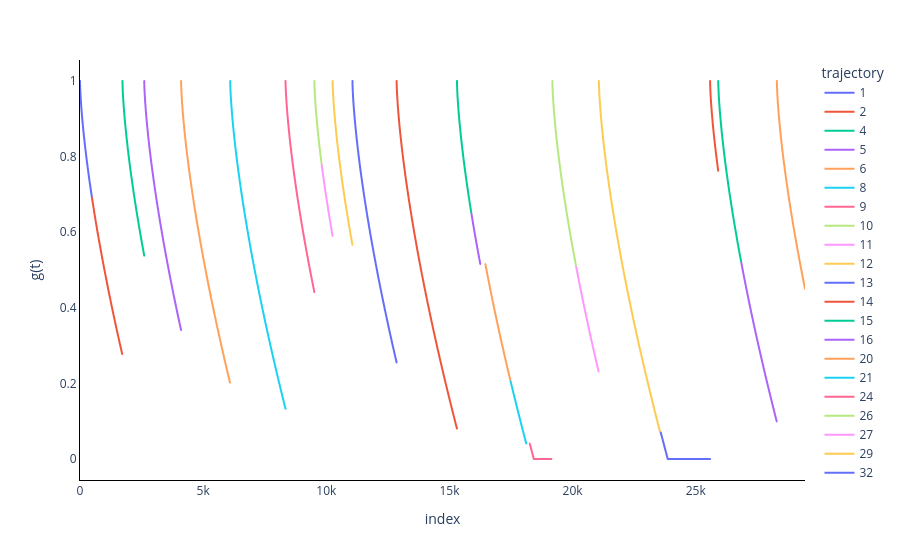

Write notebook code for a chart like this one.
### Code cell
df_['g(t)'] = df_['cycles'].apply(weibull_distribution)
fig = px.line(df_, x='index', y='g(t)', color='trajectory')
fig.update_layout(
            template='plotly_white',
            plot_bgcolor='rgba(255, 255, 255, 1)',
            paper_bgcolor='rgba(255, 255, 255, 1)',
            xaxis=dict(showgrid=False, zeroline=False, showline=True, linecolor='black'),
            yaxis=dict(showgrid=False, zeroline=False, showline=True, linecolor='black'),
            )
fig.show()

### Figure 1 — Plotly figure (JSON) as saved in the notebook; plotly's stock layout.template omitted (floating-point values rounded to 4 significant figures; data arrays with more than 128 entries replaced by an {"elided": "..."} marker saying what was removed)
{"data": [{"hovertemplate": "trajectory=1<br>index=%{x}<br>g(t)=%{y}<extra></extra>", "legendgroup": "1", "line": {"color": "#636efa", "dash": "solid"}, "marker": {"symbol": "circle"}, "mode": "lines", "name": "1", "showlegend": true, "type": "scattergl", "x": {"elided": "486 int values"}, "xaxis": "x", "y": {"elided": "486 float values"}, "yaxis": "y"}, {"hovertemplate": "trajectory=2<br>index=%{x}<br>g(t)=%{y}<extra></extra>", "legendgroup": "2", "line": {"color": "#EF553B", "dash": "solid"}, "marker": {"symbol": "circle"}, "mode": "lines", "name": "2", "showlegend": true, "type": "scattergl", "x": {"elided": "1228 int values"}, "xaxis": "x", "y": {"elided": "1228 float values"}, "yaxis": "y"}, {"hovertemplate": "trajectory=4<br>index=%{x}<br>g(t)=%{y}<extra></extra>", "legendgroup": "4", "line": {"color": "#00cc96", "dash": "solid"}, "marker": {"symbol": "circle"}, "mode": "lines", "name": "4", "showlegend": true, "type": "scattergl", "x": {"elided": "885 int values"}, "xaxis": "x", "y": {"elided": "885 float values"}, "yaxis": "y"}, {"hovertemplate": "trajectory=5<br>index=%{x}<br>g(t)=%{y}<extra></extra>", "legendgroup": "5", "line": {"color": "#ab63fa", "dash": "solid"}, "marker": {"symbol": "circle"}, "mode": "lines", "name": "5", "showlegend": true, "type": "scattergl", "x": {"elided": "1496 int values"}, "xaxis": "x", "y": {"elided": "1496 float values"}, "yaxis": "y"}, {"hovertemplate": "trajectory=6<br>index=%{x}<br>g(t)=%{y}<extra></extra>", "legendgroup": "6", "line": {"color": "#FFA15A", "dash": "solid"}, "marker": {"symbol": "circle"}, "mode": "lines", "name": "6", "showlegend": true, "type": "scattergl", "x": {"elided": "1986 int values"}, "xaxis": "x", "y": {"elided": "1986 float values"}, "yaxis": "y"}, {"hovertemplate": "trajectory=8<br>index=%{x}<br>g(t)=%{y}<extra></extra>", "legendgroup": "8", "line": {"color": "#19d3f3", "dash": "solid"}, "marker": {"symbol": "circle"}, "mode": "lines", "name": "8", "showlegend": true, "type": "scattergl", "x": {"elided": "2247 int values"}, "xaxis": "x", "y": {"elided": "2247 float values"}, "yaxis": "y"}, {"hovertemplate": "trajectory=9<br>index=%{x}<br>g(t)=%{y}<extra></extra>", "legendgroup": "9", "line": {"color": "#FF6692", "dash": "solid"}, "marker": {"symbol": "circle"}, "mode": "lines", "name": "9", "showlegend": true, "type": "scattergl", "x": {"elided": "1171 int values"}, "xaxis": "x", "y": {"elided": "1171 float values"}, "yaxis": "y"}, {"hovertemplate": "trajectory=10<br>index=%{x}<br>g(t)=%{y}<extra></extra>", "legendgroup": "10", "line": {"color": "#B6E880", "dash": "solid"}, "marker": {"symbol": "circle"}, "mode": "lines", "name": "10", "showlegend": true, "type": "scattergl", "x": {"elided": "296 int values"}, "xaxis": "x", "y": {"elided": "296 float values"}, "yaxis": "y"}, {"hovertemplate": "trajectory=11<br>index=%{x}<br>g(t)=%{y}<extra></extra>", "legendgroup": "11", "line": {"color": "#FF97FF", "dash": "solid"}, "marker": {"symbol": "circle"}, "mode": "lines", "name": "11", "showlegend": true, "type": "scattergl", "x": {"elided": "445 int values"}, "xaxis": "x", "y": {"elided": "445 float values"}, "yaxis": "y"}, {"hovertemplate": "trajectory=12<br>index=%{x}<br>g(t)=%{y}<extra></extra>", "legendgroup": "12", "line": {"color": "#FECB52", "dash": "solid"}, "marker": {"symbol": "circle"}, "mode": "lines", "name": "12", "showlegend": true, "type": "scattergl", "x": {"elided": "805 int values"}, "xaxis": "x", "y": {"elided": "805 float values"}, "yaxis": "y"}, {"hovertemplate": "trajectory=13<br>index=%{x}<br>g(t)=%{y}<extra></extra>", "legendgroup": "13", "line": {"color": "#636efa", "dash": "solid"}, "marker": {"symbol": "circle"}, "mode": "lines", "name": "13", "showlegend": true, "type": "scattergl", "x": {"elided": "1793 int values"}, "xaxis": "x", "y": {"elided": "1793 float values"}, "yaxis": "y"}, {"hovertemplate": "trajectory=14<br>index=%{x}<br>g(t)=%{y}<extra></extra>", "legendgroup": "14", "line": {"color": "#EF553B", "dash": "solid"}, "marker": {"symbol": "circle"}, "mode": "lines", "name": "14", "showlegend": true, "type": "scattergl", "x": {"elided": "2450 int values"}, "xaxis": "x", "y": {"elided": "2450 float values"}, "yaxis": "y"}, {"hovertemplate": "trajectory=15<br>index=%{x}<br>g(t)=%{y}<extra></extra>", "legendgroup": "15", "line": {"color": "#00cc96", "dash": "solid"}, "marker": {"symbol": "circle"}, "mode": "lines", "name": "15", "showlegend": true, "type": "scattergl", "x": {"elided": "588 int values"}, "xaxis": "x", "y": {"elided": "588 float values"}, "yaxis": "y"}, {"hovertemplate": "trajectory=16<br>index=%{x}<br>g(t)=%{y}<extra></extra>", "legendgroup": "16", "line": {"color": "#ab63fa", "dash": "solid"}, "marker": {"symbol": "circle"}, "mode": "lines", "name": "16", "showlegend": true, "type": "scattergl", "x": {"elided": "360 int values"}, "xaxis": "x", "y": {"elided": "360 float values"}, "yaxis": "y"}, {"hovertemplate": "trajectory=20<br>index=%{x}<br>g(t)=%{y}<extra></extra>", "legendgroup": "20", "line": {"color": "#FFA15A", "dash": "solid"}, "marker": {"symbol": "circle"}, "mode": "lines", "name": "20", "showlegend": true, "type": "scattergl", "x": {"elided": "1027 int values"}, "xaxis": "x", "y": {"elided": "1027 float values"}, "yaxis": "y"}, {"hovertemplate": "trajectory=21<br>index=%{x}<br>g(t)=%{y}<extra></extra>", "legendgroup": "21", "line": {"color": "#19d3f3", "dash": "solid"}, "marker": {"symbol": "circle"}, "mode": "lines", "name": "21", "showlegend": true, "type": "scattergl", "x": {"elided": "633 int values"}, "xaxis": "x", "y": {"elided": "633 float values"}, "yaxis": "y"}, {"hovertemplate": "trajectory=24<br>index=%{x}<br>g(t)=%{y}<extra></extra>", "legendgroup": "24", "line": {"color": "#FF6692", "dash": "solid"}, "marker": {"symbol": "circle"}, "mode": "lines", "name": "24", "showlegend": true, "type": "scattergl", "x": {"elided": "880 int values"}, "xaxis": "x", "y": {"elided": "880 float values"}, "yaxis": "y"}, {"hovertemplate": "trajectory=26<br>index=%{x}<br>g(t)=%{y}<extra></extra>", "legendgroup": "26", "line": {"color": "#B6E880", "dash": "solid"}, "marker": {"symbol": "circle"}, "mode": "lines", "name": "26", "showlegend": true, "type": "scattergl", "x": {"elided": "970 int values"}, "xaxis": "x", "y": {"elided": "970 float values"}, "yaxis": "y"}, {"hovertemplate": "trajectory=27<br>index=%{x}<br>g(t)=%{y}<extra></extra>", "legendgroup": "27", "line": {"color": "#FF97FF", "dash": "solid"}, "marker": {"symbol": "circle"}, "mode": "lines", "name": "27", "showlegend": true, "type": "scattergl", "x": {"elided": "909 int values"}, "xaxis": "x", "y": {"elided": "909 float values"}, "yaxis": "y"}, {"hovertemplate": "trajectory=29<br>index=%{x}<br>g(t)=%{y}<extra></extra>", "legendgroup": "29", "line": {"color": "#FECB52", "dash": "solid"}, "marker": {"symbol": "circle"}, "mode": "lines", "name": "29", "showlegend": true, "type": "scattergl", "x": {"elided": "2491 int values"}, "xaxis": "x", "y": {"elided": "2491 float values"}, "yaxis": "y"}, {"hovertemplate": "trajectory=32<br>index=%{x}<br>g(t)=%{y}<extra></extra>", "legendgroup": "32", "line": {"color": "#636efa", "dash": "solid"}, "marker": {"symbol": "circle"}, "mode": "lines", "name": "32", "showlegend": true, "type": "scattergl", "x": {"elided": "2001 int values"}, "xaxis": "x", "y": {"elided": "2001 float values"}, "yaxis": "y"}, {"hovertemplate": "trajectory=33<br>index=%{x}<br>g(t)=%{y}<extra></extra>", "legendgroup": "33", "line": {"color": "#EF553B", "dash": "solid"}, "marker": {"symbol": "circle"}, "mode": "lines", "name": "33", "showlegend": true, "type": "scattergl", "x": {"elided": "331 int values"}, "xaxis": "x", "y": {"elided": "331 float values"}, "yaxis": "y"}, {"hovertemplate": "trajectory=34<br>index=%{x}<br>g(t)=%{y}<extra></extra>", "legendgroup": "34", "line": {"color": "#00cc96", "dash": "solid"}, "marker": {"symbol": "circle"}, "mode": "lines", "name": "34", "showlegend": true, "type": "scattergl", "x": {"elided": "937 int values"}, "xaxis": "x", "y": {"elided": "937 float values"}, "yaxis": "y"}, {"hovertemplate": "trajectory=35<br>index=%{x}<br>g(t)=%{y}<extra></extra>", "legendgroup": "35", "line": {"color": "#ab63fa", "dash": "solid"}, "marker": {"symbol": "circle"}, "mode": "lines", "name": "35", "showlegend": true, "type": "scattergl", "x": {"elided": "1439 int values"}, "xaxis": "x", "y": {"elided": "1439 float values"}, "yaxis": "y"}, {"hovertemplate": "trajectory=37<br>index=%{x}<br>g(t)=%{y}<extra></extra>", "legendgroup": "37", "line": {"color": "#FFA15A", "dash": "solid"}, "marker": {"symbol": "circle"}, "mode": "lines", "name": "37", "showlegend": true, "type": "scattergl", "x": {"elided": "1143 int values"}, "xaxis": "x", "y": {"elided": "1143 float values"}, "yaxis": "y"}], "layout": {"legend": {"title": {"text": "trajectory"}, "tracegroupgap": 0}, "margin": {"t": 60}, "paper_bgcolor": "rgba(255, 255, 255, 1)", "plot_bgcolor": "rgba(255, 255, 255, 1)", "xaxis": {"anchor": "y", "domain": [0, 1], "linecolor": "black", "showgrid": false, "showline": true, "title": {"text": "index"}, "zeroline": false}, "yaxis": {"anchor": "x", "domain": [0, 1], "linecolor": "black", "showgrid": false, "showline": true, "title": {"text": "g(t)"}, "zeroline": false}}}
